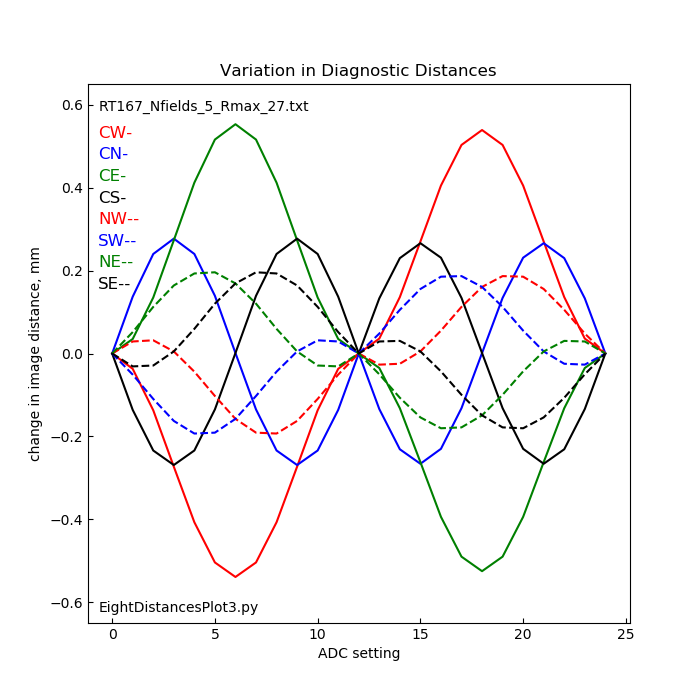

Recreate this plot in Python.

# EightDistancesPlot3.py 
# showing how a field-center spot roams about the focal surface
#
# The 25 central spots are 0, 5, 10, 15, ...
# The five fields are:  C=0, W=1, N=2, E=3, S=4
# The 8 diagnostics are:  CW=01, CN=02, CE=03, CS=04, NW=21, SW=41, NE=23, SE=43 

import numpy as np
import matplotlib.pyplot as plt


PROGNAME = 'EightDistancesPlot3.py'


infile = 'RT167_Nfields_5_Rmax_27.txt' 
# Nine columns:  ADC1, ADC2, skyU, skyV, Ngood, Xfpmm, Yfpmm, sigmaX, sigmaY

plotfile = 'EightDistancesPlot3.png'



#-----------file unpacker---------------------

def getFileArray(filename):
    nums2D = list()    
    with open(filename) as f:
        data = f.readlines()
    for row in data:
        numrow = list()
        words = row.split()
        for word in words:
            try:
                x = float(word)
            except:
                x = -0.0
            numrow.append(x)
        nums2D.append(numrow)
    # Make nums2D rectangular so asarray() returns an array not a list
    nrows = len(nums2D)
    ncols = 0
    for i in range(nrows):
        ncols = max(ncols, len(nums2D[i]))
    print('ncols = ' + str(ncols))
    for i in range(nrows):
        while len(nums2D[i]) < ncols:
            nums2D[i].append(-0.0)
    myArray = np.asarray(nums2D)
    return myArray
    
    
    
#=================PROGRAM STARTS HERE=================

# The 8 diagnostics are:  CW=01, CN=02, CE=03, CS=04, NW=21, SW=41, NE=23, SE=43 
# Nine columns:  ADC1, ADC2, skyU, skyV, Ngood, Xfpmm, Yfpmm, sigmaX, sigmaY
#                  0     1     2     3     4      5      6      7       8

labels = ['CW',  'CN',  'CE',  'CS',  'NW',  'SW',  'NE',  'SE']
pairs  = [[0,1], [0,2], [0,3], [0,4], [2,1], [4,1], [2,3], [4,3]]
colors = ['red', 'blue', 'green', 'black']
styles = ['-', '--']

print()

myArray = getFileArray(infile)
nrows = len(myArray)
ncols = len(myArray[0])
print('nrows, ncols = ' + str(nrows) + ' ' + str(ncols))

fig = plt.figure(figsize=(7.,7.))  # inches
ax = fig.add_subplot(1,1,1)
plt.title('Variation in Diagnostic Distances')

angles = range(25)

for j in range(8):  # eight diagnostic distances to plot
    distdiffs = list()
    f = pairs[j][0]  # one of the two fields
    g = pairs[j][1]  # other of the two fields
    dx0 = myArray[f, 5] - myArray[g, 5]
    dy0 = myArray[f, 6] - myArray[g, 6]    
    dist0 = np.sqrt(dx0**2 + dy0**2) 
    
    for i in angles:  # 25 angles of ADC rotation states
        dx = myArray[i*5+f, 5] - myArray[i*5+g, 5]
        dy = myArray[i*5+f, 6] - myArray[i*5+g, 6]
        dist = np.sqrt(dx**2 + dy**2)
        distdiffs.append(dist - dist0)
    color = colors[j%4]
    style = styles[j//4]    
    plt.plot(angles, distdiffs, color, ls=style)
    ylabel = 0.90-0.04*j
    ax.text(0.02, ylabel, labels[j]+style, color=color, transform=ax.transAxes, fontsize=12)
    

ax.set_ylim(-0.65, 0.65)
ax.tick_params(direction='in')
ax.set_xlabel('ADC setting')
ax.set_ylabel('change in image distance, mm')
ax.text(0.02, 0.02, PROGNAME, transform=ax.transAxes, fontsize=10)
ax.text(0.02, 0.95, infile, transform=ax.transAxes, fontsize=10)



plt.savefig(plotfile) 
plt.show()           

